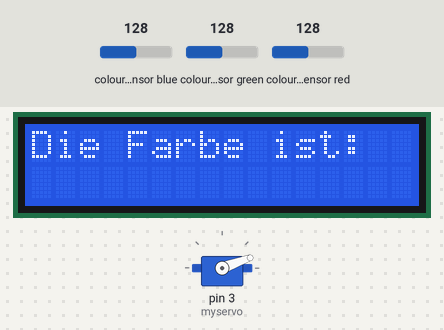
A sketch run on a simulated Arduino Uno, built with avr-gcc and run on an emulated ATmega328P. On the bench: 16×2 character LCD, servo. Inputs (shaded band) come from the test bench; at power-on: colour sensor blue 128, colour sensor green 128, colour sensor red 128. What the sketch prints to the serial monitor is not drawn.

Above: at 2.2 s.
2.3 s: colour sensor blue set to 21
3.8 s: colour sensor blue set to 17
At 5.3 s:
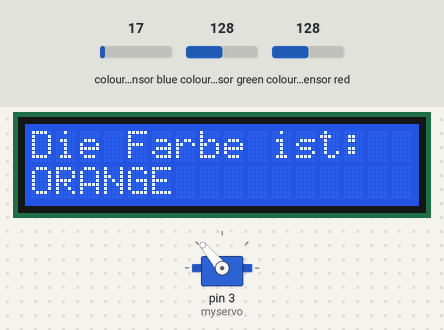
5.6 s: colour sensor green set to 65
7.5 s: colour sensor green set to 59
At 8.2 s:
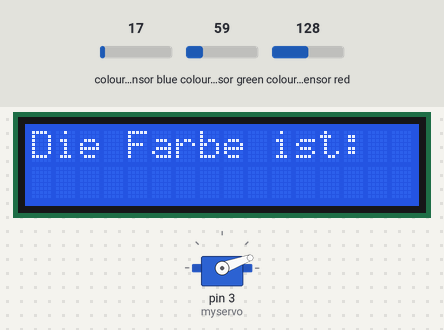
9.2 s: colour sensor red set to 38
10.7 s: colour sensor red set to 31
At 12.5 s:
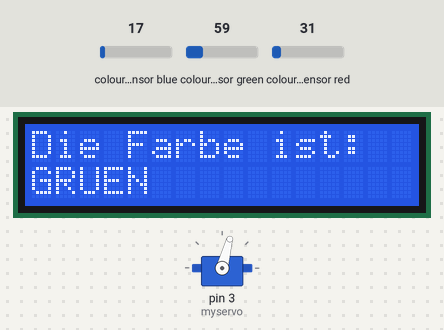
Timing chart, 0 to 13.9 s (numbered marks = the images above; inputs shaded):
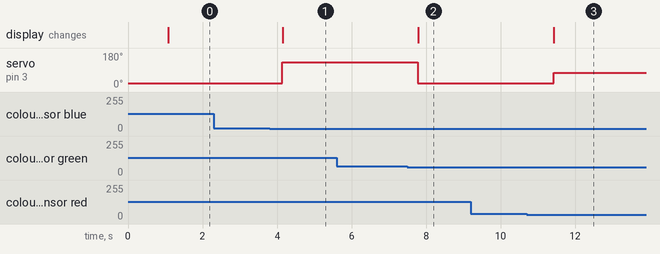

Measured:
- the behaviour switches between 19 and 18 on colour sensor blue (found by bisection; images 0 and 1)
- the behaviour switches between 63 and 62 on colour sensor green (found by bisection; images 1 and 2)
- the behaviour switches between 36 and 35 on colour sensor red (found by bisection; images 2 and 3)
- after the input at 2.3 s, every drawn part: stays the same
- after the input at 3.8 s, servo on pin 3 (myservo): 20° → 130° after 0.34 s; the display: changes after 0.36 s (image 1)
- after the input at 5.6 s, every drawn part: stays the same
- after the input at 7.5 s, servo on pin 3 (myservo): 130° → 20° after 0.28 s; the display: changes after 0.29 s (image 2)
- after the input at 9.2 s, every drawn part: stays the same
- after the input at 10.7 s, servo on pin 3 (myservo): 20° → 75° after 0.72 s; the display: changes after 0.73 s (image 3)

The sketch:

FARB-O-MAT-kommentiert.ino
```cpp
// Libraries einbinden
#include "Servo.h"
#include "Wire.h"
#include "Adafruit_TCS34725.h"
#include <LiquidCrystal_I2C.h> // Vorher hinzugefügte LiquidCrystal_I2C Bibliothek einbinden
LiquidCrystal_I2C lcd = LiquidCrystal_I2C(0x27, 16, 2); //Hier wird festgelegt um was für einen Display es sich handelt
#include <RCSwitch.h>
RCSwitch mySwitch = RCSwitch();

// Servo-Positionen in Grad für Farben
const int rot = 160;
const int orange = 130;
const int gelb = 100;
const int gruen = 75;
const int blau = 50;
const int nix = 20; // Kein Objekt erkannt

// Servo initialisieren
Servo myservo;

// Color Sensor initialisieren
Adafruit_TCS34725 tcs = Adafruit_TCS34725(TCS34725_INTEGRATIONTIME_50MS, TCS34725_GAIN_1X);

// setup() wird einmal beim Start des Arduino ausgeführt
void setup() {
  lcd.init();
  lcd.backlight(); // LCD Display initiaisieren und aktivieren

  mySwitch.enableTransmit(10);  // Der Sender wird an Pin 10 angeschlossen

 // Serielle Kommunikation zur Ausgabe der Wert im seriellen Monitor
 Serial.begin(9600);

 // Überprüfen, ob Color Sensor sich auch zurückmeldet
 if (tcs.begin()) {
 // Alles OK
 Serial.println("Sensor gefunden");
 } else {
 // Kein Sensor gefunden. Programm an dieser Stelle einfrieren
 Serial.println("TCS34725 nicht gefunden ... Ablauf gestoppt!");
 lcd.setCursor(0, 0);
 lcd.print("Sensor nicht");
 lcd.setCursor(0, 1);
 lcd.print("gefunden."); //Fehlermeldung im LCD Display, falls Sensor einen Wackelkontakt hat
 while (1); // Halt!
 }

 // Der Servo hängt am Pin 3
 myservo.attach(3);
 // Servo in Grundstellung fahren
 myservo.write(nix);
 delay(1000);

}

// loop() wird wiederholt, solange der Arduino läuft
void loop() {
 lcd.setCursor(0, 0);
  lcd.print("Die Farbe ist:"); // Grundausgabe für das LCD Display
 // Der Sensor liefert Werte für R, G, B und einen Clear-Wert zurück
 uint16_t clearcol, red, green, blue;
 float average, r, g, b;
 delay(100); // Farbmessung dauert c. 50ms
 tcs.getRawData(&red, &green, &blue, &clearcol); //Rohdaten werden in "red,green,blue und clearcol" abgelegt

//-------------------------Farbbestimmung---------------------------------

 //Farbbestimmung für die Smarties-Farben Rot, Grün, Blau, Orange und Gelb
 // Durchschnitt von RGB ermitteln

 average = (red+green+blue)/3;

 //Farbwerte durch Durchschnitt alle Werte teien um verwendbare Werte zu erhalten

 r = red/average;
 g = green/average;
 b = blue/average;

 // Clear-Wert und r,g,b ausgeben zur Kontrolle
 Serial.print("\tClear:"); Serial.print(clearcol);
 Serial.print("\tRed:"); Serial.print(r);
 Serial.print("\tGreen:"); Serial.print(g);
 Serial.print("\tBlue:"); Serial.print(b);

 // Versuch der Farbfeststellung anhand der r,g,b-Werte.
 // Am besten mit Rot, Grün, Blau anfanen, sind einfacher als Gelb und Orange
 // serielle Ausgabe und versenden der passenden Dezimalzahl zu den Farben

 if ((r > 1.25) && (g < 0.85) && (b < 0.9)) { //Versuch der Grenzwertbestimmung
 Serial.print("\tROT");
 myservo.write(rot); //Rote Position wird vom Servo ausgegeben
 lcd.setCursor(0, 1); //LCD wählt die erste Zeile und Spalte aus
 lcd.print("ROT     "); //"Rot" wird in das LCD geschrieben
 mySwitch.send(1, 24); // Der 433mhz Sender versendet die entsprechende Dezimalzahl
 }
 else if ((r < 0.95) && (g > 1.4) && (b < 0.8)) { //Die folgenden else if Schleifen verlaufen analog zur Ersten
 Serial.print("\tGRUEN");
 myservo.write(gruen);
 lcd.setCursor(0, 1);
 lcd.print("GRUEN     ");
 mySwitch.send(2, 24);
 }
 else if ((r < 0.65) && (g < 1.25) && (b > 1.15)) {
 Serial.print("\tBLAU");
 myservo.write(blau);
 lcd.setCursor(0, 1);
 lcd.print("BLAU     ");
 mySwitch.send(3, 24);
 }
 // Gelb und Orange sind etwas schwieriger
 else if ((r < 1.2) && (g < 1.4) && (b < 0.7)) {
 Serial.print("\tGELB");
 myservo.write(gelb);
 lcd.setCursor(0, 1);
 lcd.print("GELB     ");
 mySwitch.send(4, 24);
 }
 else if ((r > 1.4) && (g > 0.9) && (b < 0.7)) {
 Serial.print("\tORANGE");
 myservo.write(orange);
 lcd.setCursor(0, 1);
 lcd.print("ORANGE     ");
 mySwitch.send(5, 24);
 }
 // Wenn keine Regel greift, dann keine Ausgabe
 else {
 Serial.print("\tNICHT ERKANNT");
 myservo.write(nix);
 lcd.setCursor(0, 1);
 lcd.print("             ");
 mySwitch.send(6, 24);
 }


 // Zeilenwechsel ausgeben
 Serial.println("");

 // Wartezeit anpassen für serielles Debugging
 delay(100);

}
```
